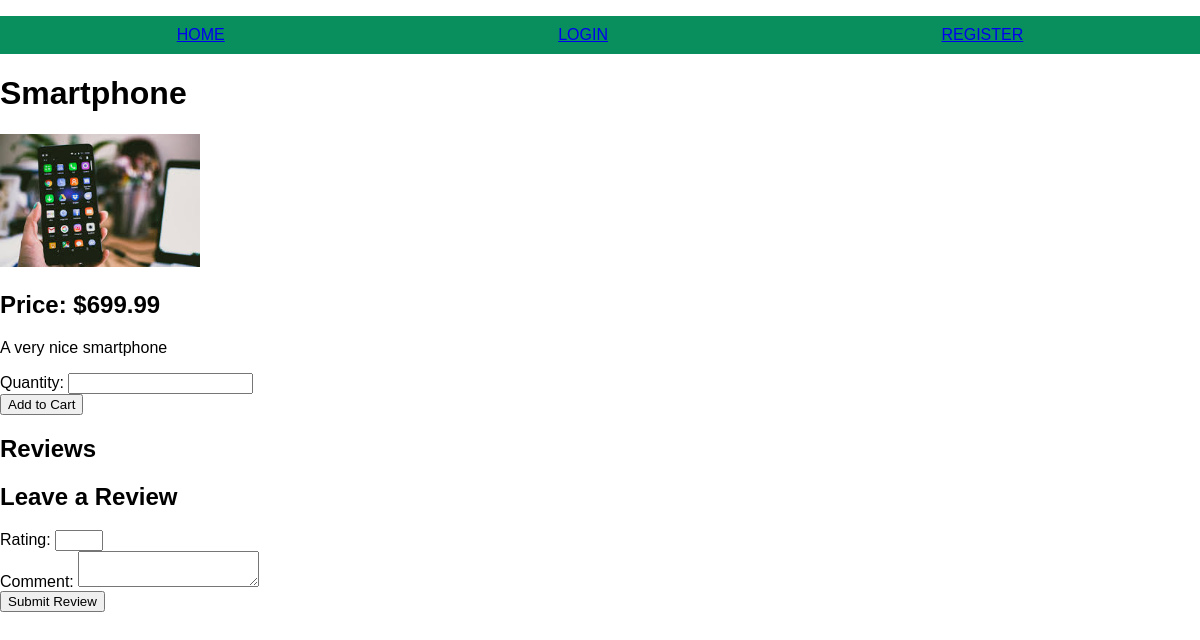
Page /product/1 on the committed database.
### models.py (models this page shows)
class Product(db.Model):
    id = db.Column(db.Integer, primary_key=True)
    name = db.Column(db.String(80), nullable=False)
    price = db.Column(db.Float, nullable=False)
    image = db.Column(db.String(120), nullable=True)
    description = db.Column(db.Text, nullable=True)
    category_id = db.Column(db.Integer, db.ForeignKey('category.id'), nullable=False)
    sales_count = db.Column(db.Integer, default=0)
    warehouse_id = db.Column(db.Integer, db.ForeignKey('warehouse.id'), nullable=True)
    inventory = db.Column(db.Integer, default=0)
    warehouse = db.relationship('Warehouse', backref=db.backref('products', lazy=True))
    category = db.relationship('Category', backref=db.backref('products', lazy=True))

### app.py (the view)
@app.route('/product/<int:product_id>')
def view_product(product_id):
    product = Product.query.get_or_404(product_id)
    form = AddToCartForm()
    return render_template('product.html', product=product, form=form, review_form=ReviewForm(), user=session.get('username', 'Guest'))

### forms.py
class AddToCartForm(FlaskForm):
    product_id = IntegerField('Product ID', validators=[DataRequired()])
    quantity = IntegerField('Quantity', validators=[DataRequired(), NumberRange(min=1)])
    submit = SubmitField('Add to Cart')

class ReviewForm(FlaskForm):
    rating = IntegerField('Rating', validators=[DataRequired(), NumberRange(min=1, max=5)])
    comment = TextAreaField('Comment', validators=[DataRequired()])
    submit = SubmitField('Submit Review')

### templates/product.html (shortened to what this page needs)
{% extends "base.html" %}
{% block content %}
<h1>{{ product.name }}</h1>
<div class="product-details">
    <div style="max-width: 200px; max-height: 200px; overflow: hidden;">
        <img src="{{ url_for('static', filename='images/' + product.image) }}" alt="{{ product.name }}"
            style="width: 100%; height: auto;">
    </div>
    <div class="product-info">
        <h2>Price: ${{ product.price }}</h2>
        <p>{{ product.description }}</p>
        <form action="{{ url_for('add_to_cart') }}" method="post">
            <div>
                {{ form.quantity.label }}: {{ form.quantity(class="form-control") }}
            </div>
            <div>
                {{ form.submit(class="btn btn-primary") }}
            </div>
        </form>
    </div>
</div>
<h2>Reviews</h2>
{% if not user_has_reviewed %}
<h2>Leave a Review</h2>
<form action="{{ url_for('add_review', product_id=product.id) }}" method="post">
    <div>
        {{ review_form.rating.label }}: {{ review_form.rating(class="form-control") }}
    </div>
    <div>
        {{ review_form.comment.label }}: {{ review_form.comment(class="form-control") }}
    </div>
    <div>
        {{ review_form.submit(class="btn btn-primary") }}
    </div>
</form>
{% endif %}
{% endblock %}

### static/styles.css (style rules this page uses)
body { font-family: Arial, sans-serif; margin: 0; padding: 0; }

### rows in the picture
Product: name "Smartphone", image (picture), price "699.99", description "A very nice smartphone"

### other values in the picture
{{ review_form.rating.label }} "Rating"
{{ review_form.comment.label }} "Comment"
